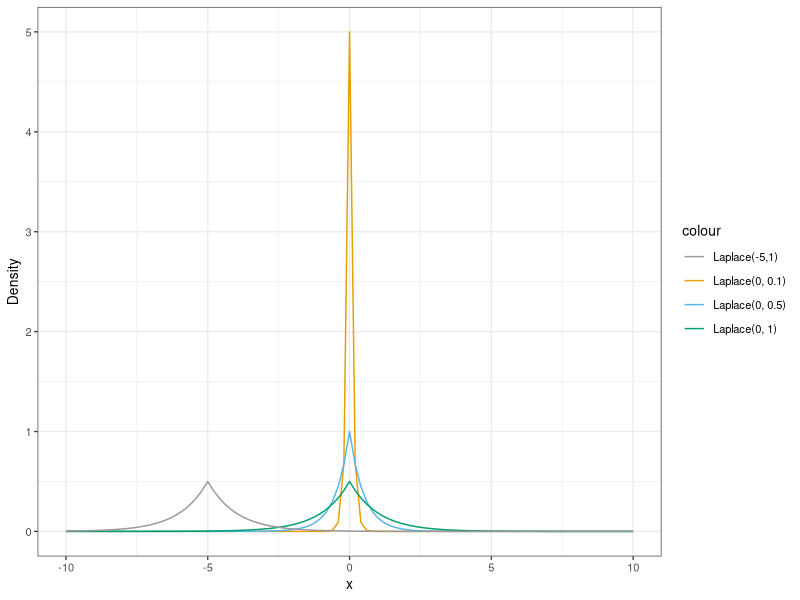
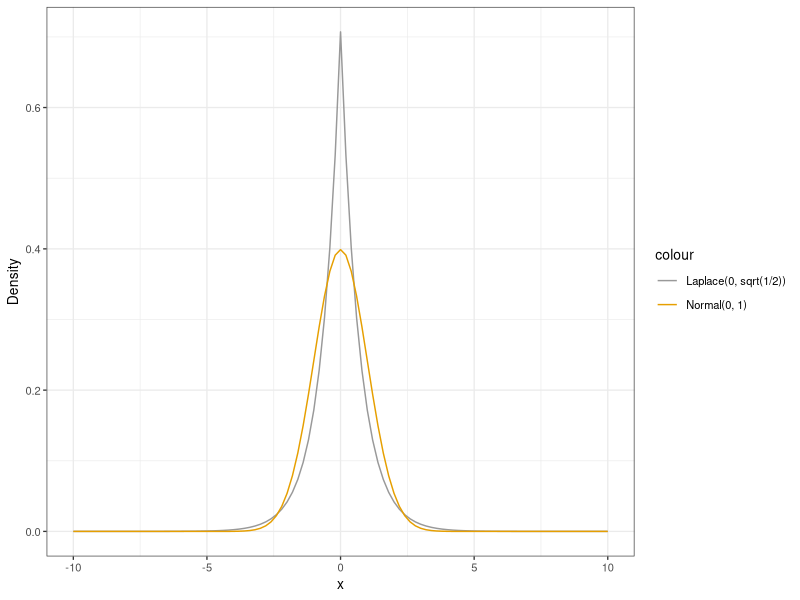

R code for these plots, in order:
## ---- chunk 1
require(dplyr)
require(ggplot2)
knitr::opts_chunk$set(echo = TRUE)
def.chunk.hook  <- knitr::knit_hooks$get("chunk")
knitr::knit_hooks$set(chunk = function(x, options) {
  x <- def.chunk.hook(x, options)
  ifelse(options$size != "normalsize", paste0("\\", options$size,"\n\n", x, "\n\n \\normalsize"), x)
})
## ---- chunk 2
require(rmutil)
cbPalette <- c("#999999",  "#E69F00", "#56B4E9",  "#009E73", 
               "#CC79A7", "#D55E00",  "#F0E442", "#0072B2")
ggplot(data.frame(x = c(-10, 10)), aes(x)) + 
  stat_function(fun = dlaplace, args = list(m = 0, s = 0.1), 
                aes(color = "Laplace(0, 0.1)")) +
  stat_function(fun = dlaplace, args = list(m = 0, s = 0.5), 
                aes(color = "Laplace(0, 0.5)")) + 
  stat_function(fun = dlaplace, args = list(m = 0, s = 1), 
                aes(color = "Laplace(0, 1)")) +
  stat_function(fun = dlaplace, args = list(m = -5, s = 1), 
                aes(color = "Laplace(-5,1)")) +
  scale_colour_manual(values = cbPalette) + ylab("Density") +
  theme_bw(base_size = 10, base_family = "")
## ---- chunk 3
require(rmutil)
ggplot(data.frame(x = c(-10, 10)), aes(x)) + 
  stat_function(fun = dlaplace, args = list(m = 0, s = sqrt(1/2)), 
                aes(color = "Laplace(0, sqrt(1/2))")) +
  stat_function(fun = dnorm, args = list(mean = 0, sd = 1), 
                aes(color = "Normal(0, 1)")) +
  scale_colour_manual(values = cbPalette) + ylab("Density") +
  theme_bw(base_size = 10, base_family = "") 
## ---- chunk 4
require(readr)
CEdata <- read_csv("CEdata.csv")
CEdata$s[CEdata$UrbanRural == 2] <- 1
CEdata$s[CEdata$UrbanRural == 1] <- 0
## ---- chunk 5
n_rural <- CEdata %>%
  summarize_at(vars(s), sum) %>%
  pull()
n_rural
## ---- chunk 6
Delta_f_count <- 1
## ---- chunk 7
require(rmutil)
set.seed(123)
epsilon1 <- 0.1
rlaplace(1, n_rural, Delta_f_count/epsilon1) %>%
  round()
## ---- chunk 8
set.seed(123)
epsilon2 <- 1
rlaplace(1, n_rural, Delta_f_count/epsilon2) %>%
  round()
